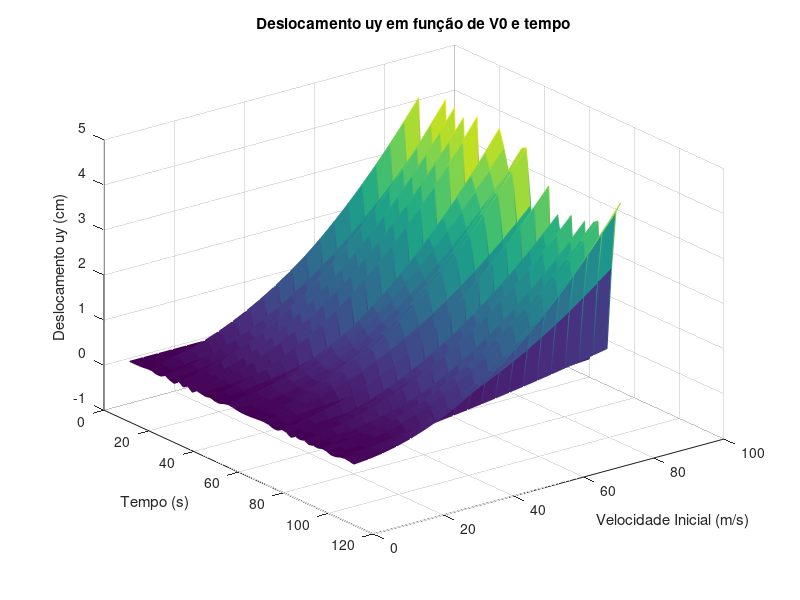

MATLAB code for this plot:
clear;
clc;

#Parâmetros
m = 1751;
b0 = 0.7175;
e0 = 0.61;
lambda = 0.1; #conicidade
r0 = 0.4572;
theta = 800; #momento de inercia
kx = 4.5687e+6;
ky = 100;
cx = 20;
cy = 27.6;

#Matrizes
[M] = [m, 0; 0, theta];
[C] = [2*cy, 0; 0, 2*cx*(b0^2)];
[K] = [ky, -2*cy; 2*cx*b0*lambda/r0, kx*(exp(2))];

#Velocidade do trem e raio de curvatura
V0 = zeros(1, 20); #m/s
Raio = 500; #m

#condição inicial x0
x0 = [0; 0; 0.4; 0];

#discretização do tempo
tsim = 100; #tempo de simulação
n = 50; #num de partições
Tn = tsim/n; #periodo de cada divisao

#preparando para o loop
Tp = zeros(1, n+1);
Tp(1, 1) = 1;
x = zeros(length(x0), n+1);
x(:, 1) = x0;
i = 1;
k=1;
j=20;
resultados_uy = zeros(n+1, j);

while k<=j
  V0(k) = 2 + 4*k;
    #Matrizes da equação geral
    [A] = [-(inv(M)*C*(1/V0(k))), -(inv(M)*K); eye(size(M)), zeros(size(M))];
    [B] = [inv(M); zeros(size(M))];

    #Autovalores e Autovetores de A
    [autovetores, autovalores] = eig(A);
    R = autovetores;
    i = 1;
    while i<=n
      T = Tp(i)
      #função de entrada
      Fy = 120*sin(30*T); #força oscilatória de entrada senoidal
      Mpsi = 0; #momento de entrada
      [F] = [Fy + (m*(V0(k)^2)/Raio); Mpsi + (2*kx*(b0^2)/Raio)];
      u = [[F]];

      #matriz da exponencial no intervalo T
      [V] = (autovalores * T);
      [V] = expm([V]);
      #matriz fundamental no intervalo T
      matfund = real([R] * [V] * inv([R]));

      #solução
      x(:, i+1) = (matfund * x(:, i)) + (inv([A]) * (matfund - eye(size(matfund))) * [B] * u);

      Tp(i+1) = Tp(i) + 1;
      i = i + 1;
    endwhile
   resultados_uy(:, k) = x(3, :)/100;
   k = k +1;
endwhile

#tempo total
t = Tp*Tn

figure()
surf(V0, t, resultados_uy, 'EdgeColor', 'interp');
axis ij
xlabel('Velocidade Inicial (m/s)');
ylabel('Tempo (s)');
zlabel('Deslocamento uy (cm)');
title('Deslocamento uy em função de V0 e tempo');
